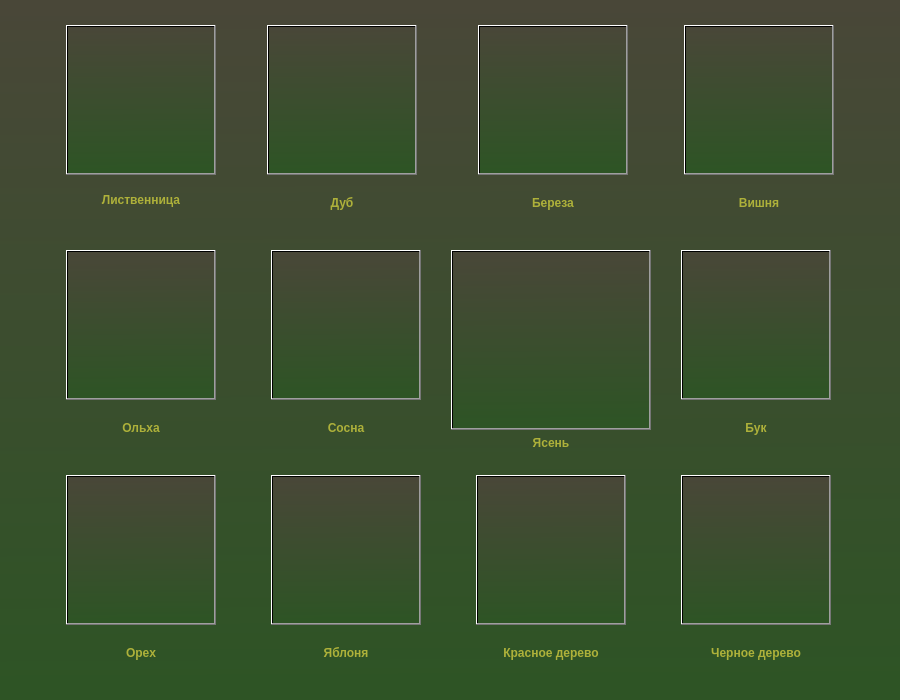
<?xml version="1.0" encoding="UTF-8"?>
<ui version="4.0">
 <class>Form</class>
 <widget class="QWidget" name="Form">
  <property name="geometry">
   <rect>
    <x>0</x>
    <y>0</y>
    <width>900</width>
    <height>700</height>
   </rect>
  </property>
  <property name="sizePolicy">
   <sizepolicy hsizetype="Expanding" vsizetype="Expanding">
    <horstretch>0</horstretch>
    <verstretch>0</verstretch>
   </sizepolicy>
  </property>
  <property name="minimumSize">
   <size>
    <width>900</width>
    <height>700</height>
   </size>
  </property>
  <property name="maximumSize">
   <size>
    <width>1200</width>
    <height>1200</height>
   </size>
  </property>
  <property name="font">
   <font>
    <family>Noto Serif CJK HK</family>
    <pointsize>13</pointsize>
   </font>
  </property>
  <property name="windowTitle">
   <string>Form</string>
  </property>
  <property name="styleSheet">
   <string notr="true">background-color: qlineargradient(spread:pad, x1:0.547, y1:0.977273, x2:0.537169, y2:0, stop:0 rgba(46, 84, 37, 255), stop:1 rgba(73, 71, 56, 255))</string>
  </property>
  <layout class="QHBoxLayout" name="horizontalLayout_3">
   <property name="leftMargin">
    <number>0</number>
   </property>
   <property name="topMargin">
    <number>0</number>
   </property>
   <property name="rightMargin">
    <number>0</number>
   </property>
   <property name="bottomMargin">
    <number>0</number>
   </property>
   <item>
    <layout class="QVBoxLayout" name="verticalLayout_11">
     <property name="spacing">
      <number>0</number>
     </property>
     <property name="leftMargin">
      <number>0</number>
     </property>
     <property name="topMargin">
      <number>0</number>
     </property>
     <item>
      <layout class="QHBoxLayout" name="horizontalLayout">
       <property name="spacing">
        <number>6</number>
       </property>
       <item>
        <widget class="QFrame" name="frame">
         <property name="sizePolicy">
          <sizepolicy hsizetype="Expanding" vsizetype="Expanding">
           <horstretch>0</horstretch>
           <verstretch>0</verstretch>
          </sizepolicy>
         </property>
         <property name="minimumSize">
          <size>
           <width>200</width>
           <height>200</height>
          </size>
         </property>
         <property name="maximumSize">
          <size>
           <width>200</width>
           <height>200</height>
          </size>
         </property>
         <property name="styleSheet">
          <string notr="true">QFrame{background-color: transparent;
                 border-radius: 40px;}
QFrame:hover{background-color: rgba(255, 251, 206, 50);}</string>
         </property>
         <property name="frameShape">
          <enum>QFrame::StyledPanel</enum>
         </property>
         <property name="frameShadow">
          <enum>QFrame::Raised</enum>
         </property>
         <layout class="QHBoxLayout" name="horizontalLayout_4">
          <property name="spacing">
           <number>0</number>
          </property>
          <property name="leftMargin">
           <number>0</number>
          </property>
          <property name="topMargin">
           <number>0</number>
          </property>
          <property name="rightMargin">
           <number>0</number>
          </property>
          <property name="bottomMargin">
           <number>0</number>
          </property>
          <item>
           <layout class="QVBoxLayout" name="vl_larch">
            <item>
             <widget class="QPushButton" name="btn_larch">
              <property name="sizePolicy">
               <sizepolicy hsizetype="Expanding" vsizetype="Expanding">
                <horstretch>0</horstretch>
                <verstretch>0</verstretch>
               </sizepolicy>
              </property>
              <property name="minimumSize">
               <size>
                <width>150</width>
                <height>150</height>
               </size>
              </property>
              <property name="maximumSize">
               <size>
                <width>150</width>
                <height>150</height>
               </size>
              </property>
              <property name="font">
               <font>
                <family>Z003 [urw]</family>
                <pointsize>30</pointsize>
                <weight>75</weight>
                <italic>false</italic>
                <bold>true</bold>
               </font>
              </property>
              <property name="cursor">
               <cursorShape>PointingHandCursor</cursorShape>
              </property>
              <property name="styleSheet">
               <string notr="true"/>
              </property>
              <property name="text">
               <string/>
              </property>
              <property name="iconSize">
               <size>
                <width>100</width>
                <height>100</height>
               </size>
              </property>
              <property name="autoRepeatDelay">
               <number>400</number>
              </property>
             </widget>
            </item>
            <item>
             <widget class="QLabel" name="la_larch">
              <property name="font">
               <font>
                <weight>75</weight>
                <bold>true</bold>
               </font>
              </property>
              <property name="styleSheet">
               <string notr="true">color: #AEB13A;
background-color: transparent;</string>
              </property>
              <property name="text">
               <string>Лиственница</string>
              </property>
              <property name="alignment">
               <set>Qt::AlignCenter</set>
              </property>
             </widget>
            </item>
           </layout>
          </item>
         </layout>
        </widget>
       </item>
       <item>
        <widget class="QFrame" name="frame_2">
         <property name="sizePolicy">
          <sizepolicy hsizetype="Expanding" vsizetype="Expanding">
           <horstretch>0</horstretch>
           <verstretch>0</verstretch>
          </sizepolicy>
         </property>
         <property name="minimumSize">
          <size>
           <width>200</width>
           <height>200</height>
          </size>
         </property>
         <property name="maximumSize">
          <size>
           <width>200</width>
           <height>200</height>
          </size>
         </property>
         <property name="styleSheet">
          <string notr="true">QFrame{background-color: transparent;
                 border-radius: 40px;}
QFrame:hover{background-color: rgba(255, 251, 206, 50);}</string>
         </property>
         <property name="frameShape">
          <enum>QFrame::StyledPanel</enum>
         </property>
         <property name="frameShadow">
          <enum>QFrame::Raised</enum>
         </property>
         <layout class="QHBoxLayout" name="horizontalLayout_5">
          <property name="leftMargin">
           <number>0</number>
          </property>
          <property name="topMargin">
           <number>0</number>
          </property>
          <property name="bottomMargin">
           <number>0</number>
          </property>
          <item>
           <layout class="QVBoxLayout" name="vl_oak">
            <item>
             <widget class="QPushButton" name="btn_oak">
              <property name="sizePolicy">
               <sizepolicy hsizetype="Expanding" vsizetype="Expanding">
                <horstretch>0</horstretch>
                <verstretch>0</verstretch>
               </sizepolicy>
              </property>
              <property name="minimumSize">
               <size>
                <width>150</width>
                <height>150</height>
               </size>
              </property>
              <property name="maximumSize">
               <size>
                <width>150</width>
                <height>150</height>
               </size>
              </property>
              <property name="font">
               <font>
                <family>Z003 [urw]</family>
                <pointsize>30</pointsize>
               </font>
              </property>
              <property name="cursor">
               <cursorShape>PointingHandCursor</cursorShape>
              </property>
              <property name="layoutDirection">
               <enum>Qt::RightToLeft</enum>
              </property>
              <property name="autoFillBackground">
               <bool>false</bool>
              </property>
              <property name="styleSheet">
               <string notr="true"/>
              </property>
              <property name="text">
               <string/>
              </property>
              <property name="iconSize">
               <size>
                <width>100</width>
                <height>100</height>
               </size>
              </property>
              <property name="autoDefault">
               <bool>false</bool>
              </property>
              <property name="default">
               <bool>false</bool>
              </property>
              <property name="flat">
               <bool>false</bool>
              </property>
             </widget>
            </item>
            <item>
             <widget class="QLabel" name="la_oak">
              <property name="font">
               <font>
                <weight>75</weight>
                <bold>true</bold>
               </font>
              </property>
              <property name="styleSheet">
               <string notr="true">color: #AEB13A;
background-color: transparent;</string>
              </property>
              <property name="text">
               <string>Дуб</string>
              </property>
              <property name="alignment">
               <set>Qt::AlignCenter</set>
              </property>
             </widget>
            </item>
           </layout>
          </item>
         </layout>
        </widget>
       </item>
       <item>
        <widget class="QFrame" name="frame_3">
         <property name="sizePolicy">
          <sizepolicy hsizetype="Expanding" vsizetype="Expanding">
           <horstretch>0</horstretch>
           <verstretch>0</verstretch>
          </sizepolicy>
         </property>
         <property name="minimumSize">
          <size>
           <width>200</width>
           <height>200</height>
          </size>
         </property>
         <property name="maximumSize">
          <size>
           <width>200</width>
           <height>200</height>
          </size>
         </property>
         <property name="styleSheet">
          <string notr="true">QFrame{background-color: transparent;
                 border-radius: 40px;}
QFrame:hover{background-color: rgba(255, 251, 206, 50);}</string>
         </property>
         <property name="frameShape">
          <enum>QFrame::StyledPanel</enum>
         </property>
         <property name="frameShadow">
          <enum>QFrame::Raised</enum>
         </property>
         <layout class="QHBoxLayout" name="horizontalLayout_6">
          <property name="leftMargin">
           <number>0</number>
          </property>
          <property name="topMargin">
           <number>0</number>
          </property>
          <property name="rightMargin">
           <number>0</number>
          </property>
          <property name="bottomMargin">
           <number>0</number>
          </property>
          <item>
           <layout class="QVBoxLayout" name="vl_birch">
            <item>
             <widget class="QPushButton" name="btn_birch">
              <property name="sizePolicy">
               <sizepolicy hsizetype="Expanding" vsizetype="Expanding">
                <horstretch>0</horstretch>
                <verstretch>0</verstretch>
               </sizepolicy>
              </property>
              <property name="minimumSize">
               <size>
                <width>150</width>
                <height>150</height>
               </size>
              </property>
              <property name="maximumSize">
               <size>
                <width>150</width>
                <height>150</height>
               </size>
              </property>
              <property name="font">
               <font>
                <family>Z003 [urw]</family>
                <pointsize>30</pointsize>
               </font>
              </property>
              <property name="cursor">
               <cursorShape>PointingHandCursor</cursorShape>
              </property>
              <property name="styleSheet">
               <string notr="true"/>
              </property>
              <property name="text">
               <string/>
              </property>
              <property name="iconSize">
               <size>
                <width>100</width>
                <height>100</height>
               </size>
              </property>
             </widget>
            </item>
            <item>
             <widget class="QLabel" name="la_birch">
              <property name="font">
               <font>
                <weight>75</weight>
                <bold>true</bold>
               </font>
              </property>
              <property name="styleSheet">
               <string notr="true">color: #AEB13A;
background-color: transparent;</string>
              </property>
              <property name="text">
               <string>Береза</string>
              </property>
              <property name="alignment">
               <set>Qt::AlignCenter</set>
              </property>
             </widget>
            </item>
           </layout>
          </item>
         </layout>
        </widget>
       </item>
       <item>
        <widget class="QFrame" name="frame_8">
         <property name="sizePolicy">
          <sizepolicy hsizetype="Expanding" vsizetype="Expanding">
           <horstretch>0</horstretch>
           <verstretch>0</verstretch>
          </sizepolicy>
         </property>
         <property name="minimumSize">
          <size>
           <width>200</width>
           <height>200</height>
          </size>
         </property>
         <property name="maximumSize">
          <size>
           <width>200</width>
           <height>200</height>
          </size>
         </property>
         <property name="styleSheet">
          <string notr="true">QFrame{background-color: transparent;
                 border-radius: 40px;}
QFrame:hover{background-color: rgba(255, 251, 206, 50);}</string>
         </property>
         <property name="frameShape">
          <enum>QFrame::StyledPanel</enum>
         </property>
         <property name="frameShadow">
          <enum>QFrame::Raised</enum>
         </property>
         <layout class="QHBoxLayout" name="horizontalLayout_11">
          <property name="leftMargin">
           <number>0</number>
          </property>
          <property name="topMargin">
           <number>0</number>
          </property>
          <property name="rightMargin">
           <number>0</number>
          </property>
          <property name="bottomMargin">
           <number>0</number>
          </property>
          <item>
           <layout class="QVBoxLayout" name="vl_cherry">
            <item>
             <widget class="QPushButton" name="btn_cherry">
              <property name="sizePolicy">
               <sizepolicy hsizetype="Expanding" vsizetype="Expanding">
                <horstretch>0</horstretch>
                <verstretch>0</verstretch>
               </sizepolicy>
              </property>
              <property name="minimumSize">
               <size>
                <width>150</width>
                <height>150</height>
               </size>
              </property>
              <property name="maximumSize">
               <size>
                <width>150</width>
                <height>150</height>
               </size>
              </property>
              <property name="font">
               <font>
                <family>Z003 [urw]</family>
                <pointsize>30</pointsize>
               </font>
              </property>
              <property name="cursor">
               <cursorShape>PointingHandCursor</cursorShape>
              </property>
              <property name="styleSheet">
               <string notr="true"/>
              </property>
              <property name="text">
               <string/>
              </property>
              <property name="iconSize">
               <size>
                <width>100</width>
                <height>100</height>
               </size>
              </property>
             </widget>
            </item>
            <item>
             <widget class="QLabel" name="la_cherry">
              <property name="font">
               <font>
                <weight>75</weight>
                <bold>true</bold>
               </font>
              </property>
              <property name="styleSheet">
               <string notr="true">color: #AEB13A;
background-color: transparent;</string>
              </property>
              <property name="text">
               <string>Вишня</string>
              </property>
              <property name="alignment">
               <set>Qt::AlignCenter</set>
              </property>
             </widget>
            </item>
           </layout>
          </item>
         </layout>
        </widget>
       </item>
      </layout>
     </item>
     <item>
      <layout class="QHBoxLayout" name="horizontalLayout_2">
       <property name="spacing">
        <number>5</number>
       </property>
       <item>
        <widget class="QFrame" name="frame_4">
         <property name="sizePolicy">
          <sizepolicy hsizetype="Expanding" vsizetype="Expanding">
           <horstretch>0</horstretch>
           <verstretch>0</verstretch>
          </sizepolicy>
         </property>
         <property name="minimumSize">
          <size>
           <width>200</width>
           <height>200</height>
          </size>
         </property>
         <property name="maximumSize">
          <size>
           <width>200</width>
           <height>200</height>
          </size>
         </property>
         <property name="styleSheet">
          <string notr="true">QFrame{background-color: transparent;
                 border-radius: 40px;}
QFrame:hover{background-color: rgba(255, 251, 206, 50);}</string>
         </property>
         <property name="frameShape">
          <enum>QFrame::StyledPanel</enum>
         </property>
         <property name="frameShadow">
          <enum>QFrame::Raised</enum>
         </property>
         <layout class="QHBoxLayout" name="horizontalLayout_7">
          <property name="leftMargin">
           <number>0</number>
          </property>
          <property name="topMargin">
           <number>0</number>
          </property>
          <property name="rightMargin">
           <number>0</number>
          </property>
          <property name="bottomMargin">
           <number>0</number>
          </property>
          <item>
           <layout class="QVBoxLayout" name="vl_alder">
            <item>
             <widget class="QPushButton" name="btn_alder">
              <property name="sizePolicy">
               <sizepolicy hsizetype="Expanding" vsizetype="Expanding">
                <horstretch>0</horstretch>
                <verstretch>0</verstretch>
               </sizepolicy>
              </property>
              <property name="minimumSize">
               <size>
                <width>150</width>
                <height>150</height>
               </size>
              </property>
              <property name="maximumSize">
               <size>
                <width>150</width>
                <height>150</height>
               </size>
              </property>
              <property name="font">
               <font>
                <family>Z003 [urw]</family>
                <pointsize>30</pointsize>
               </font>
              </property>
              <property name="cursor">
               <cursorShape>PointingHandCursor</cursorShape>
              </property>
              <property name="styleSheet">
               <string notr="true"/>
              </property>
              <property name="text">
               <string/>
              </property>
              <property name="iconSize">
               <size>
                <width>100</width>
                <height>100</height>
               </size>
              </property>
             </widget>
            </item>
            <item>
             <widget class="QLabel" name="la_alder">
              <property name="font">
               <font>
                <weight>75</weight>
                <bold>true</bold>
               </font>
              </property>
              <property name="styleSheet">
               <string notr="true">color: #AEB13A;
background-color: transparent;</string>
              </property>
              <property name="text">
               <string>Ольха</string>
              </property>
              <property name="alignment">
               <set>Qt::AlignCenter</set>
              </property>
             </widget>
            </item>
           </layout>
          </item>
         </layout>
        </widget>
       </item>
       <item>
        <widget class="QFrame" name="frame_6">
         <property name="sizePolicy">
          <sizepolicy hsizetype="Expanding" vsizetype="Expanding">
           <horstretch>0</horstretch>
           <verstretch>0</verstretch>
          </sizepolicy>
         </property>
         <property name="minimumSize">
          <size>
           <width>200</width>
           <height>200</height>
          </size>
         </property>
         <property name="maximumSize">
          <size>
           <width>200</width>
           <height>200</height>
          </size>
         </property>
         <property name="styleSheet">
          <string notr="true">QFrame{background-color: transparent;
                 border-radius: 40px;}
QFrame:hover{background-color: rgba(255, 251, 206, 50);}</string>
         </property>
         <property name="frameShape">
          <enum>QFrame::StyledPanel</enum>
         </property>
         <property name="frameShadow">
          <enum>QFrame::Raised</enum>
         </property>
         <layout class="QHBoxLayout" name="horizontalLayout_9">
          <property name="leftMargin">
           <number>0</number>
          </property>
          <property name="topMargin">
           <number>0</number>
          </property>
          <property name="rightMargin">
           <number>0</number>
          </property>
          <property name="bottomMargin">
           <number>0</number>
          </property>
          <item>
           <layout class="QVBoxLayout" name="vl_pine">
            <item>
             <widget class="QPushButton" name="btn_pine">
              <property name="sizePolicy">
               <sizepolicy hsizetype="Expanding" vsizetype="Expanding">
                <horstretch>0</horstretch>
                <verstretch>0</verstretch>
               </sizepolicy>
              </property>
              <property name="minimumSize">
               <size>
                <width>150</width>
                <height>150</height>
               </size>
              </property>
              <property name="maximumSize">
               <size>
                <width>150</width>
                <height>150</height>
               </size>
              </property>
              <property name="font">
               <font>
                <family>Z003 [urw]</family>
                <pointsize>30</pointsize>
               </font>
              </property>
              <property name="cursor">
               <cursorShape>PointingHandCursor</cursorShape>
              </property>
              <property name="styleSheet">
               <string notr="true"/>
              </property>
              <property name="text">
               <string/>
              </property>
              <property name="iconSize">
               <size>
                <width>100</width>
                <height>100</height>
               </size>
              </property>
             </widget>
            </item>
            <item>
             <widget class="QLabel" name="la_pine">
              <property name="font">
               <font>
                <weight>75</weight>
                <bold>true</bold>
               </font>
              </property>
              <property name="styleSheet">
               <string notr="true">color: #AEB13A;
background-color: transparent;</string>
              </property>
              <property name="text">
               <string>Сосна</string>
              </property>
              <property name="alignment">
               <set>Qt::AlignCenter</set>
              </property>
             </widget>
            </item>
           </layout>
          </item>
         </layout>
        </widget>
       </item>
       <item>
        <widget class="QFrame" name="frame_5">
         <property name="sizePolicy">
          <sizepolicy hsizetype="Expanding" vsizetype="Expanding">
           <horstretch>0</horstretch>
           <verstretch>0</verstretch>
          </sizepolicy>
         </property>
         <property name="minimumSize">
          <size>
           <width>200</width>
           <height>200</height>
          </size>
         </property>
         <property name="maximumSize">
          <size>
           <width>200</width>
           <height>200</height>
          </size>
         </property>
         <property name="styleSheet">
          <string notr="true">QFrame{background-color: transparent;
                 border-radius: 40px;}
QFrame:hover{background-color: rgba(255, 251, 206, 50);}</string>
         </property>
         <property name="frameShape">
          <enum>QFrame::StyledPanel</enum>
         </property>
         <property name="frameShadow">
          <enum>QFrame::Raised</enum>
         </property>
         <layout class="QHBoxLayout" name="horizontalLayout_8">
          <property name="leftMargin">
           <number>0</number>
          </property>
          <property name="topMargin">
           <number>0</number>
          </property>
          <property name="rightMargin">
           <number>0</number>
          </property>
          <property name="bottomMargin">
           <number>0</number>
          </property>
          <item>
           <layout class="QVBoxLayout" name="vl_ash">
            <item>
             <widget class="QPushButton" name="btn_ash">
              <property name="sizePolicy">
               <sizepolicy hsizetype="Expanding" vsizetype="Expanding">
                <horstretch>0</horstretch>
                <verstretch>0</verstretch>
               </sizepolicy>
              </property>
              <property name="minimumSize">
               <size>
                <width>150</width>
                <height>150</height>
               </size>
              </property>
              <property name="maximumSize">
               <size>
                <width>400</width>
                <height>400</height>
               </size>
              </property>
              <property name="font">
               <font>
                <family>Z003 [urw]</family>
                <pointsize>30</pointsize>
               </font>
              </property>
              <property name="cursor">
               <cursorShape>PointingHandCursor</cursorShape>
              </property>
              <property name="styleSheet">
               <string notr="true"/>
              </property>
              <property name="text">
               <string/>
              </property>
              <property name="iconSize">
               <size>
                <width>100</width>
                <height>100</height>
               </size>
              </property>
             </widget>
            </item>
            <item>
             <widget class="QLabel" name="la_ash">
              <property name="font">
               <font>
                <weight>75</weight>
                <bold>true</bold>
               </font>
              </property>
              <property name="styleSheet">
               <string notr="true">color: #AEB13A;
background-color: transparent;</string>
              </property>
              <property name="text">
               <string>Ясень</string>
              </property>
              <property name="alignment">
               <set>Qt::AlignCenter</set>
              </property>
             </widget>
            </item>
           </layout>
          </item>
         </layout>
        </widget>
       </item>
       <item>
        <widget class="QFrame" name="frame_9">
         <property name="sizePolicy">
          <sizepolicy hsizetype="Expanding" vsizetype="Expanding">
           <horstretch>0</horstretch>
           <verstretch>0</verstretch>
          </sizepolicy>
         </property>
         <property name="minimumSize">
          <size>
           <width>200</width>
           <height>200</height>
          </size>
         </property>
         <property name="maximumSize">
          <size>
           <width>200</width>
           <height>200</height>
          </size>
         </property>
         <property name="styleSheet">
          <string notr="true">QFrame{background-color: transparent;
                 border-radius: 40px;}
QFrame:hover{background-color: rgba(255, 251, 206, 50);}</string>
         </property>
         <property name="frameShape">
          <enum>QFrame::StyledPanel</enum>
         </property>
         <property name="frameShadow">
          <enum>QFrame::Raised</enum>
         </property>
         <layout class="QHBoxLayout" name="horizontalLayout_12">
          <property name="leftMargin">
           <number>0</number>
          </property>
          <property name="topMargin">
           <number>0</number>
          </property>
          <property name="rightMargin">
           <number>0</number>
          </property>
          <property name="bottomMargin">
           <number>0</number>
          </property>
          <item>
           <layout class="QVBoxLayout" name="vl_beech">
            <item>
             <widget class="QPushButton" name="btn_beech">
              <property name="sizePolicy">
               <sizepolicy hsizetype="Expanding" vsizetype="Expanding">
                <horstretch>0</horstretch>
                <verstretch>0</verstretch>
               </sizepolicy>
              </property>
              <property name="minimumSize">
               <size>
                <width>150</width>
                <height>150</height>
               </size>
              </property>
              <property name="maximumSize">
               <size>
                <width>150</width>
                <height>150</height>
               </size>
              </property>
              <property name="font">
               <font>
                <family>Z003 [urw]</family>
                <pointsize>30</pointsize>
               </font>
              </property>
              <property name="cursor">
               <cursorShape>PointingHandCursor</cursorShape>
              </property>
              <property name="styleSheet">
               <string notr="true"/>
              </property>
              <property name="text">
               <string/>
              </property>
              <property name="iconSize">
               <size>
                <width>100</width>
                <height>100</height>
               </size>
              </property>
             </widget>
            </item>
            <item>
             <widget class="QLabel" name="la_beech">
              <property name="font">
               <font>
                <weight>75</weight>
                <bold>true</bold>
               </font>
              </property>
              <property name="styleSheet">
               <string notr="true">color: #AEB13A;
background-color: transparent;</string>
              </property>
              <property name="text">
               <string>Бук</string>
              </property>
              <property name="alignment">
               <set>Qt::AlignCenter</set>
              </property>
             </widget>
            </item>
           </layout>
          </item>
         </layout>
        </widget>
       </item>
      </layout>
     </item>
     <item>
      <layout class="QHBoxLayout" name="horizontalLayout_16">
       <property name="spacing">
        <number>5</number>
       </property>
       <item>
        <widget class="QFrame" name="frame_10">
         <property name="sizePolicy">
          <sizepolicy hsizetype="Expanding" vsizetype="Expanding">
           <horstretch>0</horstretch>
           <verstretch>0</verstretch>
          </sizepolicy>
         </property>
         <property name="minimumSize">
          <size>
           <width>200</width>
           <height>200</height>
          </size>
         </property>
         <property name="maximumSize">
          <size>
           <width>200</width>
           <height>200</height>
          </size>
         </property>
         <property name="styleSheet">
          <string notr="true">QFrame{background-color: transparent;
                 border-radius: 40px;}
QFrame:hover{background-color: rgba(255, 251, 206, 50);}</string>
         </property>
         <property name="frameShape">
          <enum>QFrame::StyledPanel</enum>
         </property>
         <property name="frameShadow">
          <enum>QFrame::Raised</enum>
         </property>
         <layout class="QHBoxLayout" name="horizontalLayout_13">
          <property name="leftMargin">
           <number>0</number>
          </property>
          <property name="topMargin">
           <number>0</number>
          </property>
          <property name="rightMargin">
           <number>0</number>
          </property>
          <property name="bottomMargin">
           <number>0</number>
          </property>
          <item>
           <layout class="QVBoxLayout" name="vl_walnut">
            <item>
             <widget class="QPushButton" name="btn_walnut">
              <property name="sizePolicy">
               <sizepolicy hsizetype="Expanding" vsizetype="Expanding">
                <horstretch>0</horstretch>
                <verstretch>0</verstretch>
               </sizepolicy>
              </property>
              <property name="minimumSize">
               <size>
                <width>150</width>
                <height>150</height>
               </size>
              </property>
              <property name="maximumSize">
               <size>
                <width>150</width>
                <height>150</height>
               </size>
              </property>
              <property name="font">
               <font>
                <family>Z003 [urw]</family>
                <pointsize>30</pointsize>
               </font>
              </property>
              <property name="cursor">
               <cursorShape>PointingHandCursor</cursorShape>
              </property>
              <property name="styleSheet">
               <string notr="true"/>
              </property>
              <property name="text">
               <string/>
              </property>
              <property name="iconSize">
               <size>
                <width>100</width>
                <height>100</height>
               </size>
              </property>
             </widget>
            </item>
            <item>
             <widget class="QLabel" name="la_walnut">
              <property name="font">
               <font>
                <weight>75</weight>
                <bold>true</bold>
               </font>
              </property>
              <property name="styleSheet">
               <string notr="true">color: #AEB13A;
background-color: transparent;</string>
              </property>
              <property name="text">
               <string>Орех</string>
              </property>
              <property name="alignment">
               <set>Qt::AlignCenter</set>
              </property>
             </widget>
            </item>
           </layout>
          </item>
         </layout>
        </widget>
       </item>
       <item>
        <widget class="QFrame" name="frame_11">
         <property name="sizePolicy">
          <sizepolicy hsizetype="Expanding" vsizetype="Expanding">
           <horstretch>0</horstretch>
           <verstretch>0</verstretch>
          </sizepolicy>
         </property>
         <property name="minimumSize">
          <size>
           <width>200</width>
           <height>200</height>
          </size>
         </property>
         <property name="maximumSize">
          <size>
           <width>200</width>
           <height>200</height>
          </size>
         </property>
         <property name="styleSheet">
          <string notr="true">QFrame{background-color: transparent;
                 border-radius: 40px;}
QFrame:hover{background-color: rgba(255, 251, 206, 50);}</string>
         </property>
         <property name="frameShape">
          <enum>QFrame::StyledPanel</enum>
         </property>
         <property name="frameShadow">
          <enum>QFrame::Raised</enum>
         </property>
         <layout class="QHBoxLayout" name="horizontalLayout_14">
          <property name="leftMargin">
           <number>0</number>
          </property>
          <property name="topMargin">
           <number>0</number>
          </property>
          <property name="rightMargin">
           <number>0</number>
          </property>
          <property name="bottomMargin">
           <number>0</number>
          </property>
          <item>
           <layout class="QVBoxLayout" name="vl_apple">
            <item>
             <widget class="QPushButton" name="btn_apple">
              <property name="sizePolicy">
               <sizepolicy hsizetype="Expanding" vsizetype="Expanding">
                <horstretch>0</horstretch>
                <verstretch>0</verstretch>
               </sizepolicy>
              </property>
              <property name="minimumSize">
               <size>
                <width>150</width>
                <height>150</height>
               </size>
              </property>
              <property name="maximumSize">
               <size>
                <width>150</width>
                <height>150</height>
               </size>
              </property>
              <property name="font">
               <font>
                <family>Z003 [urw]</family>
                <pointsize>30</pointsize>
               </font>
              </property>
              <property name="cursor">
               <cursorShape>PointingHandCursor</cursorShape>
              </property>
              <property name="styleSheet">
               <string notr="true"/>
              </property>
              <property name="text">
               <string/>
              </property>
              <property name="iconSize">
               <size>
                <width>100</width>
                <height>100</height>
               </size>
              </property>
             </widget>
            </item>
            <item>
             <widget class="QLabel" name="la_apple">
              <property name="font">
               <font>
                <weight>75</weight>
                <bold>true</bold>
               </font>
              </property>
              <property name="styleSheet">
               <string notr="true">color: #AEB13A;
background-color: transparent;</string>
              </property>
              <property name="text">
               <string>Яблоня</string>
              </property>
              <property name="alignment">
               <set>Qt::AlignCenter</set>
              </property>
             </widget>
            </item>
           </layout>
          </item>
         </layout>
        </widget>
       </item>
       <item>
        <widget class="QFrame" name="frame_12">
         <property name="sizePolicy">
          <sizepolicy hsizetype="Expanding" vsizetype="Expanding">
           <horstretch>0</horstretch>
           <verstretch>0</verstretch>
          </sizepolicy>
         </property>
         <property name="minimumSize">
          <size>
           <width>200</width>
           <height>200</height>
          </size>
         </property>
         <property name="maximumSize">
          <size>
           <width>200</width>
           <height>200</height>
          </size>
         </property>
         <property name="styleSheet">
          <string notr="true">QFrame{background-color: transparent;
                 border-radius: 40px;}
QFrame:hover{background-color: rgba(255, 251, 206, 50);}</string>
         </property>
         <property name="frameShape">
          <enum>QFrame::StyledPanel</enum>
         </property>
         <property name="frameShadow">
          <enum>QFrame::Raised</enum>
         </property>
         <layout class="QHBoxLayout" name="horizontalLayout_15">
          <property name="leftMargin">
           <number>0</number>
          </property>
          <property name="topMargin">
           <number>0</number>
          </property>
          <property name="rightMargin">
           <number>0</number>
          </property>
          <property name="bottomMargin">
           <number>0</number>
          </property>
          <item>
           <layout class="QVBoxLayout" name="vl_red">
            <item>
             <widget class="QPushButton" name="btn_red">
              <property name="sizePolicy">
               <sizepolicy hsizetype="Expanding" vsizetype="Expanding">
                <horstretch>0</horstretch>
                <verstretch>0</verstretch>
               </sizepolicy>
              </property>
              <property name="minimumSize">
               <size>
                <width>150</width>
                <height>150</height>
               </size>
              </property>
              <property name="maximumSize">
               <size>
                <width>150</width>
                <height>150</height>
               </size>
              </property>
              <property name="font">
               <font>
                <family>Z003 [urw]</family>
                <pointsize>30</pointsize>
               </font>
              </property>
              <property name="cursor">
               <cursorShape>PointingHandCursor</cursorShape>
              </property>
              <property name="styleSheet">
               <string notr="true"/>
              </property>
              <property name="text">
               <string/>
              </property>
              <property name="iconSize">
               <size>
                <width>100</width>
                <height>100</height>
               </size>
              </property>
             </widget>
            </item>
            <item>
             <widget class="QLabel" name="la_red">
              <property name="font">
               <font>
                <weight>75</weight>
                <bold>true</bold>
               </font>
              </property>
              <property name="styleSheet">
               <string notr="true">color: #AEB13A;
background-color: transparent;</string>
              </property>
              <property name="text">
               <string>Красное дерево</string>
              </property>
              <property name="alignment">
               <set>Qt::AlignCenter</set>
              </property>
             </widget>
            </item>
           </layout>
          </item>
         </layout>
        </widget>
       </item>
       <item>
        <widget class="QFrame" name="frame_7">
         <property name="sizePolicy">
          <sizepolicy hsizetype="Expanding" vsizetype="Expanding">
           <horstretch>0</horstretch>
           <verstretch>0</verstretch>
          </sizepolicy>
         </property>
         <property name="minimumSize">
          <size>
           <width>200</width>
           <height>200</height>
          </size>
         </property>
         <property name="maximumSize">
          <size>
           <width>200</width>
           <height>200</height>
          </size>
         </property>
         <property name="styleSheet">
          <string notr="true">QFrame{background-color: transparent;
                 border-radius: 40px;}
QFrame:hover{background-color: rgba(255, 251, 206, 50);}</string>
         </property>
         <property name="frameShape">
          <enum>QFrame::StyledPanel</enum>
         </property>
         <property name="frameShadow">
          <enum>QFrame::Raised</enum>
         </property>
         <layout class="QHBoxLayout" name="horizontalLayout_10">
          <property name="leftMargin">
           <number>0</number>
          </property>
          <property name="topMargin">
           <number>0</number>
          </property>
          <property name="rightMargin">
           <number>0</number>
          </property>
          <property name="bottomMargin">
           <number>0</number>
          </property>
          <item>
           <layout class="QVBoxLayout" name="vl_ebony">
            <item>
             <widget class="QPushButton" name="btn_ebony">
              <property name="sizePolicy">
               <sizepolicy hsizetype="Expanding" vsizetype="Expanding">
                <horstretch>0</horstretch>
                <verstretch>0</verstretch>
               </sizepolicy>
              </property>
              <property name="minimumSize">
               <size>
                <width>150</width>
                <height>150</height>
               </size>
              </property>
              <property name="maximumSize">
               <size>
                <width>150</width>
                <height>150</height>
               </size>
              </property>
              <property name="font">
               <font>
                <family>Z003 [urw]</family>
                <pointsize>30</pointsize>
               </font>
              </property>
              <property name="cursor">
               <cursorShape>PointingHandCursor</cursorShape>
              </property>
              <property name="layoutDirection">
               <enum>Qt::LeftToRight</enum>
              </property>
              <property name="styleSheet">
               <string notr="true"/>
              </property>
              <property name="text">
               <string/>
              </property>
              <property name="iconSize">
               <size>
                <width>100</width>
                <height>100</height>
               </size>
              </property>
             </widget>
            </item>
            <item>
             <widget class="QLabel" name="la_ebony">
              <property name="font">
               <font>
                <weight>75</weight>
                <bold>true</bold>
               </font>
              </property>
              <property name="styleSheet">
               <string notr="true">color: #AEB13A;
background-color: transparent;</string>
              </property>
              <property name="text">
               <string>Черное дерево</string>
              </property>
              <property name="alignment">
               <set>Qt::AlignCenter</set>
              </property>
             </widget>
            </item>
           </layout>
          </item>
         </layout>
        </widget>
       </item>
      </layout>
     </item>
    </layout>
   </item>
  </layout>
 </widget>
 <resources/>
 <connections/>
</ui>
